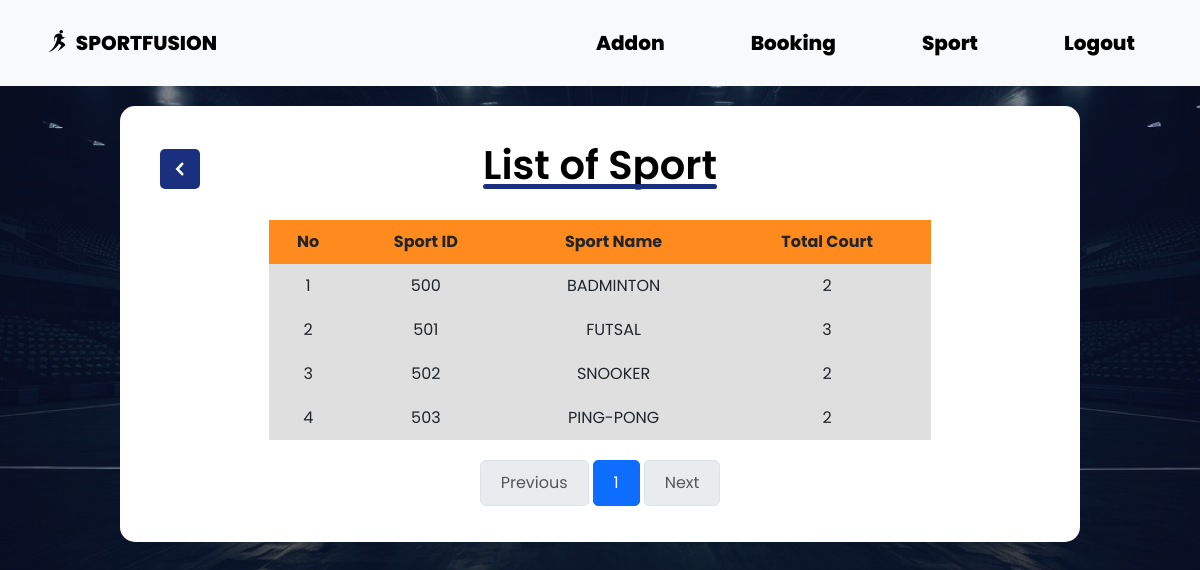
Page /adminViewSport.php (signed in) on the committed database.
### tables this page shows
CREATE TABLE `sport` (
  `SPORTID` int NOT NULL,
  `SPORTNAME` varchar(255) NOT NULL
);

### adminViewSport.php (the view, shortened to what this page needs)
<!DOCTYPE html>
<?php
require_once("config.php");
$page = isset($_GET['page']) ? (int)$_GET['page'] : 1;
$records_per_page = 5;
$total_records_sql = "SELECT COUNT(*) as total FROM SPORT";
$total_records_stmt = $conn->prepare($total_records_sql);
$total_records_stmt->execute();
$total_records_result = $total_records_stmt->get_result();
$total_records = $total_records_result->fetch_assoc()['total'];
$total_pages = ceil($total_records / $records_per_page);
$sql = "select COUNT(FACID) as total, S.SPORTID, S.SPORTNAME
        FROM FACILITY F
        JOIN SPORT S ON F.SPORTID = S.SPORTID
        GROUP BY S.SPORTID, S.SPORTNAME";
$result = $conn->query($sql);
?>
<html lang="en">
<head>
    <link rel="stylesheet" href="css/bootstrap.min.css">
    <link rel="stylesheet" href="style.css">
</head>
<body>
    <header>
        <nav class="navbar navbar-expand-lg navbar-light bg-light">
            <div class="container-fluid">
                <a class="navbar-brand" href="homeAdmin.php">
                    <img src="resource/logo.svg" alt="Logo" width="30" height="24" class="d-inline-block align-text-top">
                    SPORTFUSION
                </a>
                <div class="collapse navbar-collapse" id="navbarNav">
                    <ul class="navbar-nav ms-auto">
                        <li class="nav-item">
                            <a class="nav-link" href="adminViewAddon.php">Addon</a>
                        </li>
                        <li class="nav-item">
                            <a class="nav-link" href="adminViewBooking.php">Booking</a>
                        </li>
                        <li class="nav-item">
                            <a class="nav-link" href="adminViewSport.php">Sport</a>
                        </li>
                        <li class="nav-item">
                            <a class="nav-link" href="logout.php">Logout</a>
                        </li>
                    </ul>
                </div>
            </div>
        </nav>
    </header>
    <div class="container">
        <div class="title">
            <a href="homeAdmin.php" class="back-button">
                <img src="resource/backButton.svg" alt="Back">
            </a>
            <h1>List of Sport</h1>
        </div>
        <div class="content">
            <table>
                <tr class="header">
                    <th>No</th>
                    <th>Sport ID</th>
                    <th>Sport Name</th>
                    <th>Total Court</th>
                </tr>
                <?php
                if ($result->num_rows > 0) {
                    $counter = 1;
                    while ($row = $result->fetch_assoc()) {
                        echo "<tr class='info'>";
                        echo "<td>" . $counter . "</td>";
                        echo "<td>" . $row['SPORTID'] . "</td>";
                        echo "<td>" . $row['SPORTNAME'] . "</td>";
                        echo "<td>" . $row['total'] . "</td>";
                        echo "</tr>";
                        $counter++;
                    }
                } else {
                    echo "<tr><td colspan='4'>No sports found</td></tr>";
                }
                ?>
            </table>
            <nav aria-label="Page navigation">
                <ul class="pagination justify-content-center">
                    <li class="page-item <?php if ($page <= 1) echo 'disabled'; ?>">
                        <a class="page-link" href="?page=<?php echo $page - 1; ?>">Previous</a>
                    </li>
                    <?php for ($i = 1; $i <= $total_pages; $i++) { ?>
                        <li class="page-item <?php if ($page == $i) echo 'active'; ?>">
                            <a class="page-link" href="?page=<?php echo $i; ?>">
                                <?php echo $i; ?>
                            </a>
                        </li>
                    <?php } ?>
                    <li class="page-item <?php if ($page >= $total_pages) echo 'disabled'; ?>">
                        <a class="page-link" href="?page=<?php echo $page + 1; ?>">Next</a>
                    </li>
                </ul>
            </nav>
        </div>
    </div>
</body>
</html>

### style.css (style rules this page uses)
* { margin: 0; padding: 0; box-sizing: border-box; font-family: "Poppins", Arial, Helvetica, sans-serif; }
body { background: url(resource/bgRsc.png); background-size: cover; background-repeat: no-repeat; }
header { display: flex; justify-content: flex-end; align-items: center; }
.navbar { display: flex; justify-content: space-between; align-items: center; padding: 10px; width: 100%; background-color: #ffffff; }
.navbar ul { list-style: none; display: flex; margin-right: 20px; }
.navbar ul li { margin-left: 20px; }
.navbar ul li { text-decoration: none; color: #ffffff; font-weight: 600; padding: 10px 15px; border-radius: 5px; }
.navbar a { font-size: 20px; color: #000000; text-decoration: none; font-weight: 800; position: relative; margin-left: 20px; }
.navbar a::after { content: ""; display: block; height: 4px; border-radius: 15px; width: 100%; background-color: #FF8A1E; transform: scaleX(0); transform-origin: left; transition: transform 0.2s ease; position: absolute; bottom: -3px; left: -5px; }
.title { color: #ffffff; font-size: 35px; font-style: normal; font-weight: 700; line-height: normal; margin-bottom: 8px; }

### adminViewSport.php (style rules this page uses)
.container { background-color: #fff; width: 80%; margin: 20px auto; border-radius: 15px; padding: 20px; display: flex; flex-direction: column; justify-content: center; align-items: center; }
.title { padding: 15px; width: 100%; display: flex; align-items: center; justify-content: center; position: relative; }
.title h1 { display: inline-block; position: relative; font-family: 'Poppins'; font-weight: 600; color: #000; }
.title h1::after { content: ''; position: absolute; left: 0; bottom: 0; width: 100%; height: 5px; background: #1A307F; border-radius: 3px; }
.content { width: 90%; }
.content table { width: 80%; text-align: center; margin: 0 auto; padding: 10px; }
.content th, .content td { padding: 10px; }
.content .header { background-color: #FF8A1E; }
.content .info { background-color: #dfdfdf; }
.back-button { display: flex; align-items: center; justify-content: center; width: 40px; height: 40px; background-color: #1A307F; color: #ffffff; border-radius: 5px; transition: background-color 0.2s; margin-right: 10px; position: absolute; left: 20px; top: 50%; transform: translateY(-50%); }
.pagination { display: flex; justify-content: center; margin-top: 20px; }
.pagination a { color: #1A307F; padding: 10px 20px; text-decoration: none; transition: background-color 0.3s; margin: 0 5px; border: 1px solid #1A307F; border-radius: 5px; }
.pagination { margin-top: 20px; }

### rows in the picture
sport: SPORTID "500", SPORTNAME "BADMINTON", total "2"
sport: SPORTID "501", SPORTNAME "FUTSAL", total "3"
sport: SPORTID "502", SPORTNAME "SNOOKER", total "2"
sport: SPORTID "503", SPORTNAME "PING-PONG", total "2"
